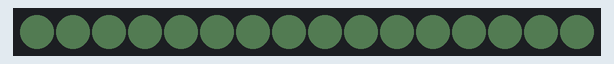
Bench run of a sketch on a simulated Arduino Uno, built with avr-gcc and run on an emulated ATmega328P. On the bench: 16 RGB LEDs in strip order, left to right. Dim RGB values are drawn brighter than linear.

Above: at 0.1 s.
At 3.6 s:
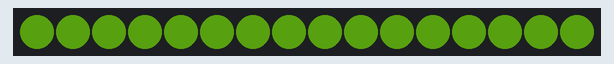
At 9.6 s:
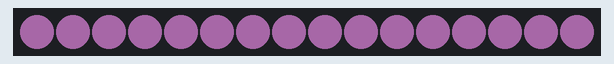
At 19.6 s:
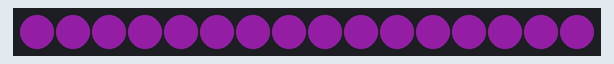
At 30.6 s:
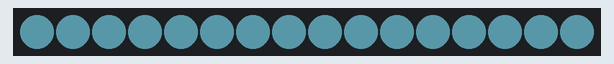
At 39.1 s:
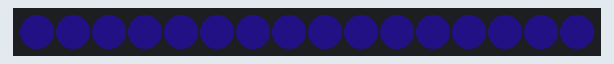

The sketch:

brw-_static-1.ino
```cpp
// RGBW (Red Green Blue White Neo-Pixel starter code
// 16 LEDS  increment
// CW Coleman 170413

#include <Adafruit_NeoPixel.h>
#ifdef __AVR__
  #include <avr/power.h>
#endif

#define PIN 6

#define NUM_LEDS 16

#define BRIGHTNESS 50

Adafruit_NeoPixel strip = Adafruit_NeoPixel(NUM_LEDS, PIN, NEO_GRBW + NEO_KHZ800);


void setup() {
  Serial.begin(115200);
  strip.setBrightness(BRIGHTNESS);
  strip.begin();
  strip.show(); // Initialize all pixels to 'off'
}

// Initialize some variables for the void loop()
int red = 10, green= 15, blue = 10, white = 10;
int wait = 500;
int led = 0;
int i;

void loop() {

  for ( led = 0; led < 16; led++){
    strip.setPixelColor(led, red, green , blue, white);
  }//end of for loop
    strip.show();
    delay(wait);
    red = red + 10;
    green = green + 20;
    blue = blue + 40;
    white = white + 10;

    if (red > 255) red = 0;
    if (green > 255) green = 0;
    if (blue > 255) blue = 0;
    if (white > 50) white = 0;

    if (red < 0) red = 255;
    if (green  < 0) green = 255;
    if (blue < 0) blue = 255;
    if (white  < 0 ) white = 50;
}
```
